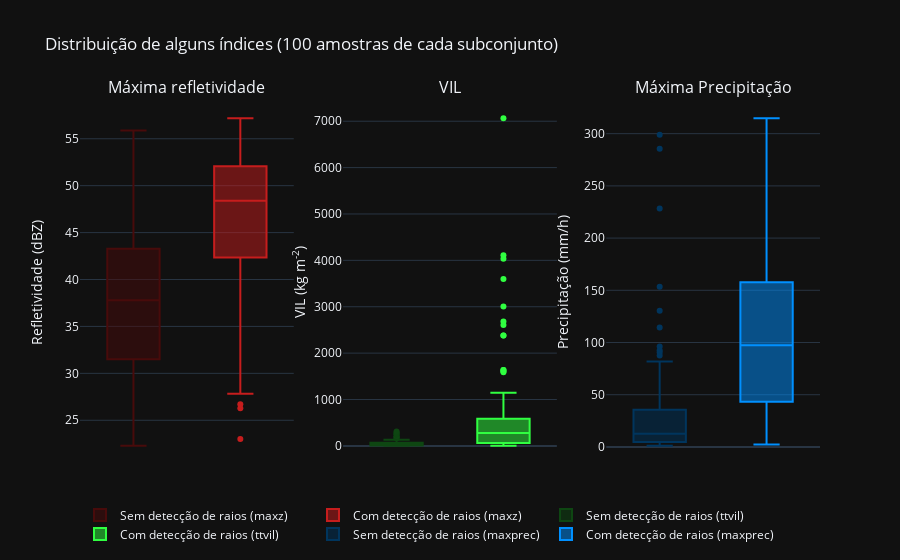

Notebook cell for this chart:
### Code cell
rows, cols, idx = 1, 3, 0
records = 100
indexes = ['maxz', 'ttvil', 'maxprec']
yaxes = [
    "Refletividade (dBZ)",
    "VIL (kg m<sup>-2</sup>)",
    "Precipitação (mm/h)"
]
colors = [
    ('#480B0B', '#C61D1D'),
    ('#0E4612', '#30FF41'),
    ('#00355D', '#0090FF')
#     ('#A23B72', '#F18F01'),
#     ('#705C64', '#4191B2'),
#     ('#C6DEE8', '#DC1F2A')
]
fig = make_subplots(rows=rows, cols=cols, 
                    subplot_titles=('Máxima refletividade', 'VIL', 'Máxima Precipitação'))

for i in range(rows):
    for j in range(cols):
        fig.add_trace(
            go.Box(y=no.sample(records)[indexes[idx]], #boxpoints='all',
            name='Sem detecção de raios (%s)'%(indexes[idx]),
            marker_color=colors[idx][0], boxmean=False),
            row=i+1, col=j+1
        )
        fig.add_trace(
            go.Box(y=yes.sample(records)[indexes[idx]], #boxpoints='all',
            name='Com detecção de raios (%s)'%(indexes[idx]),
            marker_color=colors[idx][1]),
            row=i+1, col=j+1
        )
        fig.update_yaxes(title_text=yaxes[idx], row=i+1, col=j+1)
        fig.update_xaxes(showticklabels=False, row=i+1, col=j+1)
        idx+=1

fig.update_layout(
    template='plotly_dark',
    legend_orientation="h",
    title='Distribuição de alguns índices (%d amostras de cada subconjunto)\n\n'%records
)
# print(fig['layout'])
offline.plot(fig, image_filename='indexes-distributions-fam', 
             image_width=1000, image_height=600,
             image='jpeg')
offline.iplot(fig)

### Figure 1 — Plotly figure (JSON) as saved in the notebook; plotly's stock layout.template omitted (floating-point values rounded to 4 significant figures)
{"data": [{"boxmean": false, "marker": {"color": "#480B0B"}, "name": "Sem detecção de raios (maxz)", "type": "box", "xaxis": "x", "y": [43.4, 32.1, 41.4, 42.14, 23.67, 38.35, 23.01, 30.87, 33.46, 24.28, 25.35, 30.41, 40.99, 40.78, 43.02, 45.35, 44.98, 41.35, 31.31, 31.72, 35.1, 44.36, 38.51, 47.93, 40.22, 47.6, 22.28, 33.46, 47.01, 31.91, 26.7, 22.28, 33.15, 31.91, 26.28, 36.33, 38.73, 40.56, 49.9, 29.38, 35.58, 50.3, 48.56, 50.86, 29.65, 33.15, 31.91, 45.01, 39.92, 22.28, 39.28, 31.91, 46.78, 27.47, 43.58, 37.37, 46.38, 26.28, 29.65, 48.08, 38.35, 36.82, 39.15, 24.83, 49.1, 33.61, 30.64, 23.01, 42.94, 24.28, 43.72, 27.47, 44.95, 43.17, 34.33, 41.45, 26.7, 40.51, 40.73, 42.74, 48.01, 26.28, 33.31, 39.61, 49.82, 39.08, 34.33, 35.34, 34.05, 31.72, 44.92, 36.63, 28.49, 35.46, 38.2, 55.89, 34.33, 39.61, 48.19, 46.6], "yaxis": "y"}, {"marker": {"color": "#C61D1D"}, "name": "Com detecção de raios (maxz)", "type": "box", "xaxis": "x", "y": [49.31, 50.17, 47.93, 52.21, 37.37, 50.61, 48.14, 51.1, 33.76, 44.74, 41.78, 53.66, 35.8, 47.62, 48.12, 44.52, 52.64, 49.32, 28.17, 52.59, 52.39, 53.78, 51.62, 49.72, 34.73, 51.33, 38.43, 47.18, 53.49, 27.83, 53.16, 49.76, 33.91, 26.28, 55.77, 48.23, 55.11, 52.71, 23.01, 36.92, 42.78, 48.32, 52.5, 43.79, 51.26, 40.16, 52.14, 31.31, 40.1, 30.41, 52.02, 53.86, 50.37, 47.85, 50.79, 51.15, 51.6, 39.67, 28.49, 42.62, 50.79, 44.74, 57.19, 49.57, 42.06, 49.92, 41.4, 52.36, 49.6, 44.98, 48.32, 52.11, 47.14, 54.6, 48.49, 51.34, 44.68, 34.73, 26.7, 34.47, 52.41, 45.21, 50.11, 38.04, 52.03, 52.5, 44.86, 48.12, 49.6, 54.69, 44.17, 28.8, 53, 47.75, 52.45, 45.21, 53.43, 43.54, 52.81, 51.2], "yaxis": "y"}, {"boxmean": false, "marker": {"color": "#0E4612"}, "name": "Sem detecção de raios (ttvil)", "type": "box", "xaxis": "x2", "y": [44.66, 28.38, 63.65, 10.58, 15.3, 83.49, 15.96, 205.4, 7.99, 260.4, 94.22, 11.38, 3.25, 24.23, 31.88, 11.27, 125.0, 311.6, 7.67, 89.19, 47.24, 15.7, 63.09, 35.77, 15.4, 3.79, 19.85, 18.66, 2.72, 4.9, 4.83, 16.68, 250.1, 16.21, 7.3, 3.28, 37.75, 14.12, 17.1, 280.9, 20.62, 9.24, 47.13, 78.28, 12.57, 6.55, 25.07, 194.6, 14.85, 82.44, 20.01, 125.3, 5.16, 10.93, 4.83, 3.46, 20.73, 71.06, 63.14, 104.3, 59.04, 29.38, 3.19, 56.63, 52.96, 4.06, 10.25, 13.65, 165.6, 7.23, 49.03, 8.33, 75.87, 81.49, 53.84, 110.4, 9.81, 177.9, 134.0, 5.04, 16.83, 56.07, 5.31, 121.4, 16.54, 4.88, 12.21, 12.04, 7.99, 77.56, 26.04, 53.39, 5.53, 14.02, 1.78, 3.63, 64.31, 74.35, 6.37, 125.0], "yaxis": "y2"}, {"marker": {"color": "#30FF41"}, "name": "Com detecção de raios (ttvil)", "type": "box", "xaxis": "x2", "y": [503, 715.6, 543.3, 150.1, 12.82, 57.08, 583.9, 744.5, 104.6, 461.6, 469.6, 294.8, 22.23, 4.13, 5.32, 348.1, 409.2, 239.0, 243.4, 179.9, 221.9, 76.58, 29.23, 3598.0, 618.8, 27.48, 605.1, 37.1, 52.77, 293.9, 26.57, 1635.0, 587.3, 44.76, 34.94, 7065.0, 2681.0, 4036.0, 495.0, 2606.0, 9.48, 2378.0, 24.44, 1145.0, 68.04, 11.21, 1590.0, 567.3, 1115.0, 329.4, 151.5, 450.1, 37.84, 495.4, 1634.0, 922.1, 320.2, 14.08, 58.57, 130.2, 10.28, 36.42, 191.2, 23.16, 152.3, 514.1, 109.3, 387.5, 125.4, 1123.0, 27.65, 188.0, 10.04, 154.2, 117.0, 170.5, 1017.0, 76.67, 266.0, 918.8, 6.13, 314.0, 376.6, 367.6, 4110.0, 132.4, 687.3, 361.8, 194.1, 222.4, 300.0, 224.6, 1610.0, 473.1, 3004.0, 405.0, 16.13, 498.4, 151.8, 2379.0], "yaxis": "y2"}, {"boxmean": false, "marker": {"color": "#00355D"}, "name": "Sem detecção de raios (maxprec)", "type": "box", "xaxis": "x3", "y": [80.34, 10.93, 7.11, 14.63, 3.37, 37.81, 79.95, 228.4, 15.63, 14.59, 3.34, 4.7, 9.53, 2.92, 37.07, 9.89, 1.62, 9.05, 3.15, 17.96, 5.9, 299.0, 3.71, 81.93, 2.15, 44, 7.89, 153.3, 130.4, 10.77, 55.65, 11.97, 2.7, 17.19, 18.1, 21.9, 31.85, 5.22, 4.29, 87.53, 2.55, 7.82, 3.11, 3.11, 32.4, 23.23, 6.16, 2.85, 1.59, 114.3, 22.61, 14.55, 92.59, 35.91, 4.22, 15.86, 2.67, 3.91, 90.35, 57.03, 6.87, 1.62, 19.43, 7.91, 47.94, 5.03, 7.12, 285.4, 7.65, 8.23, 7.12, 2.38, 1.83, 14, 5.13, 17.57, 6.35, 21.06, 16.25, 35.47, 25.06, 37.71, 11.04, 25.74, 27.5, 2.05, 65.57, 2.22, 2.8, 47.01, 1.09, 43.25, 21.64, 13.36, 55.65, 8.41, 7.35, 13.29, 96.29, 4.83], "yaxis": "y3"}, {"marker": {"color": "#0090FF"}, "name": "Com detecção de raios (maxprec)", "type": "box", "xaxis": "x3", "y": [26.64, 30.93, 314.8, 308.7, 88.17, 10.67, 16.45, 94.42, 126.3, 80.54, 175.4, 107.2, 163.0, 2.56, 208.2, 19.72, 95.59, 129.5, 126.0, 165.8, 112.6, 127.6, 68.19, 225.7, 60.78, 99.16, 65.09, 28.53, 46.32, 10.13, 215.9, 80.73, 135.3, 132.0, 38.93, 79.56, 173.7, 42.1, 150.0, 250.1, 147.4, 135.3, 69.88, 123.9, 2.25, 227.9, 269.2, 152.2, 66.38, 221.8, 3.07, 57.03, 178.0, 23.17, 4.12, 63.83, 77.82, 137.7, 5.86, 44.32, 93.96, 65.41, 15.63, 160.6, 119.7, 13.96, 9.44, 92.14, 205.6, 87.95, 148.1, 86.25, 161.0, 161.0, 94.19, 121.5, 74.47, 193.9, 102.1, 23.63, 145.6, 161.0, 141.1, 154.8, 275.2, 112.9, 17.15, 23.46, 147.1, 127.0, 179.3, 53.65, 40.19, 217.5, 26.58, 58.73, 193.4, 276.5, 7.99, 29.74], "yaxis": "y3"}], "layout": {"annotations": [{"font": {"size": 16}, "showarrow": false, "text": "Máxima refletividade", "x": 0.1444, "xanchor": "center", "xref": "paper", "y": 1, "yanchor": "bottom", "yref": "paper"}, {"font": {"size": 16}, "showarrow": false, "text": "VIL", "x": 0.5, "xanchor": "center", "xref": "paper", "y": 1, "yanchor": "bottom", "yref": "paper"}, {"font": {"size": 16}, "showarrow": false, "text": "Máxima Precipitação", "x": 0.8556, "xanchor": "center", "xref": "paper", "y": 1, "yanchor": "bottom", "yref": "paper"}], "legend": {"orientation": "h"}, "title": {"text": "Distribuição de alguns índices (100 amostras de cada subconjunto)\n\n"}, "xaxis": {"anchor": "y", "domain": [0, 0.2889], "showticklabels": false}, "xaxis2": {"anchor": "y2", "domain": [0.3556, 0.6444], "showticklabels": false}, "xaxis3": {"anchor": "y3", "domain": [0.7111, 1], "showticklabels": false}, "yaxis": {"anchor": "x", "domain": [0, 1], "title": {"text": "Refletividade (dBZ)"}}, "yaxis2": {"anchor": "x2", "domain": [0, 1], "title": {"text": "VIL (kg m<sup>-2</sup>)"}}, "yaxis3": {"anchor": "x3", "domain": [0, 1], "title": {"text": "Precipitação (mm/h)"}}}}
